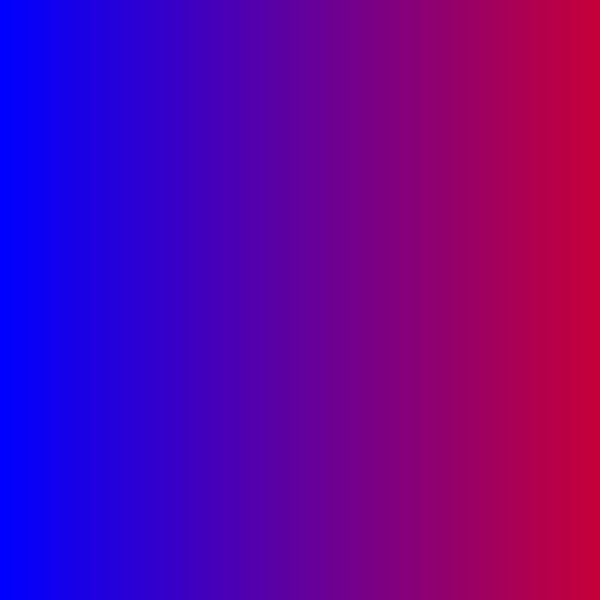
Frame 1 (no input)
Frame 60 (the mouse pressed at the canvas centre just before this capture): identical to frame 1, image omitted
Frame 120 (the mouse held since frame 60 and released just before this capture): identical to frame 1, image omitted

The Processing sketch that drew this single still picture (run headless with seeded random() and noise(); from frame 60 on, the mouse is pressed at the canvas centre):

// Processing sketch: grid_gradient_1d
// ── grid_gradient_1d.pde
// 1方向グラデーション

void setup() {
  size(600, 600);
  noStroke();
}

void draw() {
  for (int x = 0; x < width; x += 10) {
    // ループ変数を塗り色に反映
    // x: 0     で fill(0, 0, 255),
    // x: width で fill(255, 0, 0)
    // に近くなるように計算
    fill(
      x / 3, 0, 255 - x / 3
    );

    // 隙間なく四角形を描く
    rect(
      x, 0,
      x + 10, height
    );
  }
}
